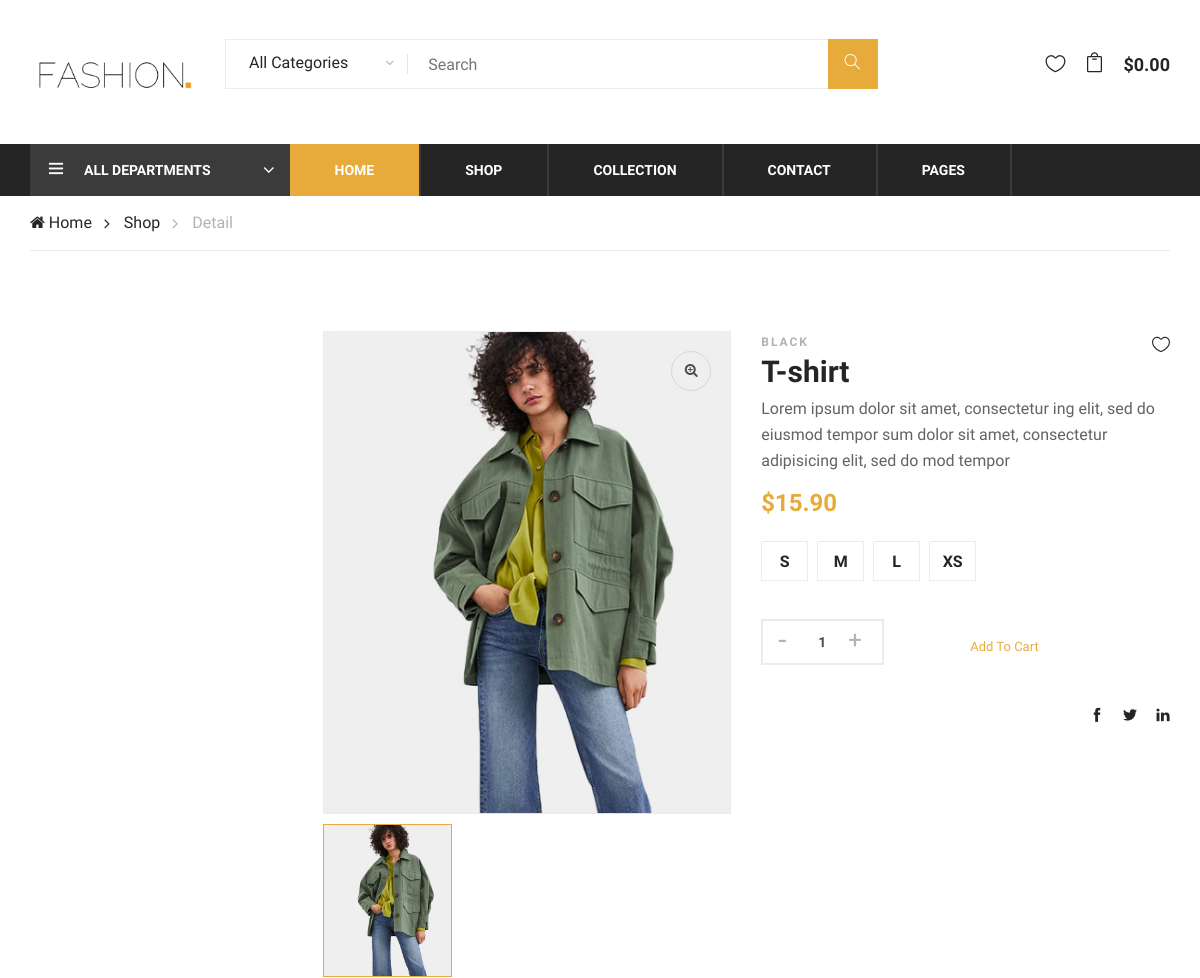
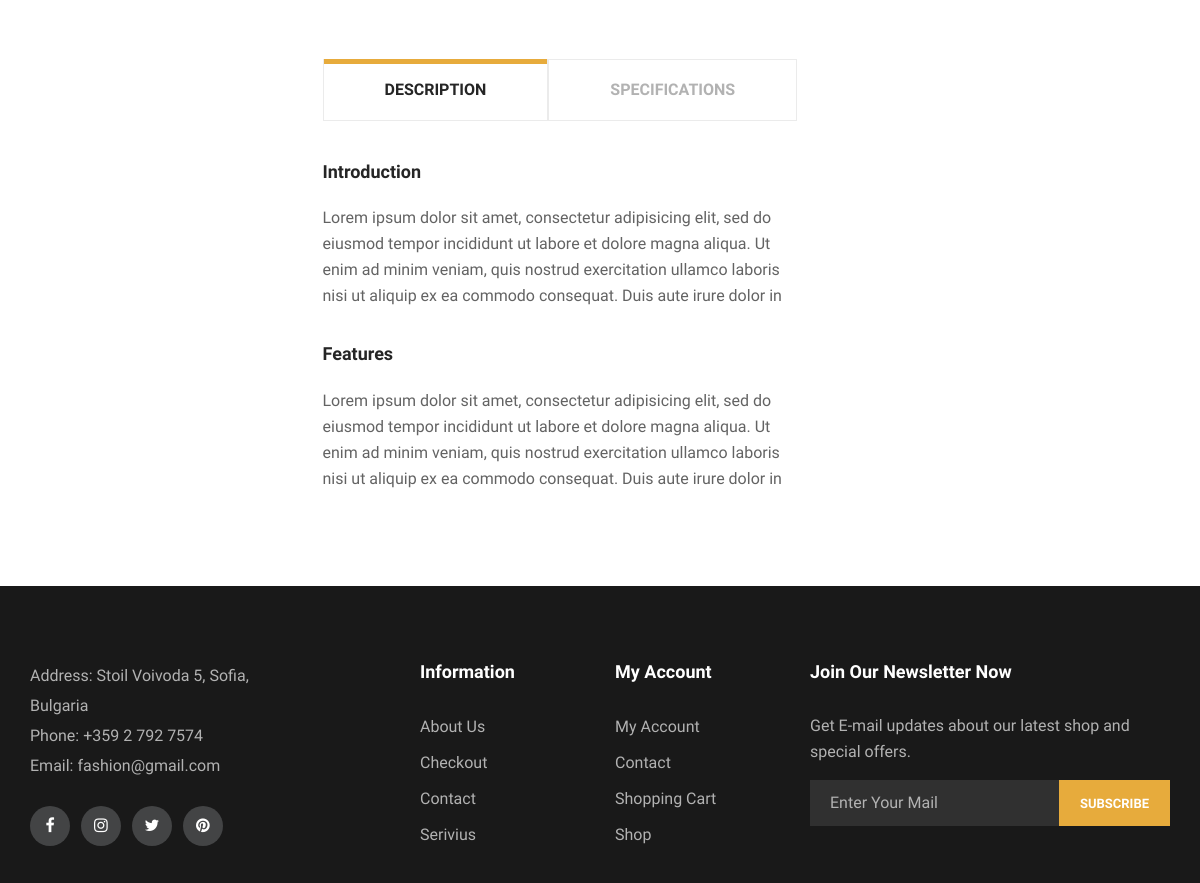
Screenshot of /product.php?id=1 with the database file from the repository (2 pictures, top to bottom).
### tables this page shows
CREATE TABLE `inventory` (
  `idinventory` int(10) UNSIGNED NOT NULL,
  `name` varchar(45) NOT NULL,
  `price` decimal(5,2) NOT NULL,
  `color` varchar(45) NOT NULL,
  `categories` varchar(45) NOT NULL,
  `sizes` varchar(45) NOT NULL
);

### product.php (the view, shortened to what this page needs)
<!DOCTYPE html>
<html lang="zxx">
<head>
    <?php
    $connection = new PDO('mysql:host=localhost;dbname=18323','root',"");
    $id = $_GET['id'];
    $obj = $connection->prepare( 'SELECT * FROM inventory WHERE idinventory = ?' );
    $obj->execute([$id]);
    $itm = $obj->fetch();
    ?>
    <link rel="stylesheet" href="css/bootstrap.min.css" type="text/css">
    <link rel="stylesheet" href="css/font-awesome.min.css" type="text/css">
    <link rel="stylesheet" href="css/themify-icons.css" type="text/css">
    <link rel="stylesheet" href="css/elegant-icons.css" type="text/css">
    <link rel="stylesheet" href="css/owl.carousel.min.css" type="text/css">
    <link rel="stylesheet" href="css/nice-select.css" type="text/css">
    <link rel="stylesheet" href="css/jquery-ui.min.css" type="text/css">
    <link rel="stylesheet" href="css/slicknav.min.css" type="text/css">
    <link rel="stylesheet" href="css/style.css" type="text/css">
</head>
<body>
    <div>
        <?php
        include ('header.php');
        ?>
    </div>
    <div class="breacrumb-section">
        <div class="container">
            <div class="row">
                <div class="col-lg-12">
                    <div class="breadcrumb-text product-more">
                        <a href="./home.html"><i class="fa fa-home"></i> Home</a>
                        <a href="./shop.html">Shop</a>
                        <span>Detail</span>
                    </div>
                </div>
            </div>
        </div>
    </div>
    <section class="product-shop spad page-details">
        <div class="container">
            <div class="row">
                <div class="col-lg-3">
                </div>
                <div class="col-lg-9">
                    <div class="row">
                        <div class="col-lg-6">
                            <div class="product-pic-zoom">
                                <img class="product-big-img" src="img/product-single/product-1.jpg" alt="">
                                <div class="zoom-icon">
                                    <i class="fa fa-search-plus"></i>
                                </div>
                            </div>
                            <div class="product-thumbs">
                                <div class="product-thumbs-track ps-slider owl-carousel">
                                    <div class="pt active" data-imgbigurl="img/product-single/product-1.jpg"><img
                                            src="img/product-single/product-1.jpg" alt=""></div>
                                </div>
                            </div>
                        </div>
                        <div class="col-lg-6">
                            <div class="product-details">
                                <div class="pd-title">
                                    <span><?=$itm['color']?></span>
                                    <h3><?=$itm['name']?></h3>
                                    <a href="#" class="heart-icon"><i class="icon_heart_alt"></i></a>
                                </div>
                                <div class="pd-desc">
                                    <p>Lorem ipsum dolor sit amet, consectetur ing elit, sed do eiusmod tempor sum dolor
                                        sit amet, consectetur adipisicing elit, sed do mod tempor</p>
                                    <h4>$<?=$itm['price']?></h4>
                                </div>
                                <div class="pd-size-choose">
                                    <div class="sc-item">
                                        <label for="sm-size">s</label>
                                    </div>
                                    <div class="sc-item">
                                        <label for="md-size">m</label>
                                    </div>
                                    <div class="sc-item">
                                        <label for="lg-size">l</label>
                                    </div>
                                    <div class="sc-item">
                                        <label for="xl-size">xs</label>
                                    </div>
                                </div>
                                <div class="quantity">
                                    <div class="pro-qty">
                                        <input type="text" value="1">
                                    </div>
                                        <a href="#" class="primary-btn pd-cart">Add To Cart</a>
                                </div>
                                <div class="pd-share">
                                    <div class="pd-social">
                                        <a href="#"><i class="ti-facebook"></i></a>
                                        <a href="#"><i class="ti-twitter-alt"></i></a>
                                        <a href="#"><i class="ti-linkedin"></i></a>
                                    </div>
                                </div>
                            </div>
                        </div>
                    </div>
                    <div class="product-tab">
                        <div class="tab-item">
                            <ul class="nav" role="tablist">
                                <li>
                                    <a class="active" data-toggle="tab" href="#tab-1" role="tab">DESCRIPTION</a>
                                </li>
                                <li>
                                    <a data-toggle="tab" href="#tab-2" role="tab">SPECIFICATIONS</a>
                                </li>
                            </ul>
                        </div>
                        <div class="tab-item-content">
                            <div class="tab-content">
                                <div class="tab-pane fade-in active" id="tab-1" role="tabpanel">
                                    <div class="product-content">
                                        <div class="row">
                                            <div class="col-lg-7">
                                                <h5>Introduction</h5>
                                                <p>Lorem ipsum dolor sit amet, consectetur adipisicing elit, sed do
                                                    eiusmod tempor incididunt ut labore et dolore magna aliqua. Ut enim
                                                    ad minim veniam, quis nostrud exercitation ullamco laboris nisi ut
                                                    aliquip ex ea commodo consequat. Duis aute irure dolor in </p>
                                                <h5>Features</h5>
                                                <p>Lorem ipsum dolor sit amet, consectetur adipisicing elit, sed do
                                                    eiusmod tempor incididunt ut labore et dolore magna aliqua. Ut enim
                                                    ad minim veniam, quis nostrud exercitation ullamco laboris nisi ut
                                                    aliquip ex ea commodo consequat. Duis aute irure dolor in </p>
                                            </div>
                                        </div>
                                    </div>
                                </div>
                            </div>
                        </div>
                    </div>
                </div>
            </div>
        </div>
    </section>
        <?php
        include ('footer.php');
        ?>
</body>
</html>

### rows the page displays
inventory: color "BLACK", name "T-shirt", price "15.90"
